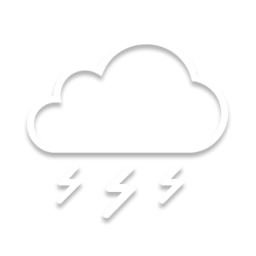
#> input picture assets/weather/0.png, 256 x 256 px; its folder holds only this picture in this run
$ python trace_weather_png_to_cairo.py
#> lines starting #> are read from the running program, lines starting #| are printed output that depends on the picture
#!/usr/bin/env python3
"""Trace the ORIGINAL weather artwork into native Cairo filled vector paths.

This is an offline asset-authoring tool. It is NOT called by Conky.

The 20 original weather PNGs (256x256) are the source of truth; their alpha
silhouettes, including cloud overlap and precipitation, are converted to
sub-pixel polygons. Five transparency layers retain soft edge antialiasing.
The existing measured clear-sun / clear-moon transforms identify the celestial
strokes; no clouds are redrawn or reconstructed from generic shapes.

Requires: Pillow, numpy, opencv-python and scikit-image ONLY to regenerate.
Runtime dependencies: Cairo (already used by Conky) and the generated Lua.

Run from repository root:
  python3 tools/trace_weather_png_to_cairo.py
"""
from pathlib import Path

import cv2
import numpy as np
from PIL import Image, ImageFilter
from skimage.measure import find_contours

ROOT = Path(__file__).resolve().parents[1]
ORIGINALS = ROOT / 'assets/weather'
OUTPUT = ROOT / 'lib/Weather_Icon_Paths.lua'
IDS = (0, 5, 6, 9, 13, 14, 17, 20, 26, 29, 30, 31, 32, 33,
       34, 37, 41, 45, 46, 47)
# (standalone icon, scale, x offset, y offset) on the original 256px canvas.
CELESTIAL = {
    29: (31, 0.900, 52, 13),
    30: (32, 0.750, 49, 22),
    33: (31, 1.000, 15, 0),
    34: (32, 1.000, 0, 0),
    37: (32, 0.675, 57, 4),
    41: (32, 0.675, 57, 7),
    45: (31, 0.900, 57, -1),
    46: (31, 0.900, 62, -9),
    47: (31, 0.900, 51, -10),
}
# Five opacity bands reconstruct the original soft white outlines rather than
# thick procedural strokes with arbitrary clouds and sun/moon geometry.
THRESHOLDS = (.025, .12, .28, .52, .84)
EFFECTIVE = (.055, .19, .40, .69, 1.0)
OPACITIES = [EFFECTIVE[0]] + [
    (EFFECTIVE[i] - EFFECTIVE[i - 1]) / (1 - EFFECTIVE[i - 1])
    for i in range(1, len(EFFECTIVE))
]
SIMPLIFY_PX = .48

# The original cloud outlines form enclosed dark cavities below the sun/moon.
# Those cavities are reliable guides to the *cloud strokes* at intersections:
# otherwise the 7px-dilated celestial template mistakenly claims cloud ink.
# Counts refer to the fixed, user-supplied source pack, not generic clouds.
CLOUD_CAVITIES = {
    29: 1, 30: 2, 33: 1, 34: 1, 37: 2, 41: 2,
    45: 2, 46: 2, 47: 2,
}
# All nine compound icons have a foreground cloud that must remain white at
# celestial contact points. Six also contain a separate rear cloud.
FRONT_CLOUD_ICONS = frozenset((29, 30, 33, 34, 37, 41, 45, 46, 47))
REAR_CLOUD_ICONS = frozenset((30, 37, 41, 45, 46, 47))
# In 30/37/41, standalone sun rays are visibly drawn inside the rear cloud.
# Preserve those disconnected sun-ray strokes; only the *cloud boundary*
# outranks the central sun disk at its intersections. For 34 the bottom ray
# meets the foreground cloud seam and must not recolor that edge.
PRESERVE_SUN_RAYS = frozenset((30, 37, 41))
CLOUD_EDGE_OUTER_PX = 9
CLOUD_EDGE_INNER_PX = 2


def load_icon(icon_id):
#> called with icon_id = 0
    return Image.open(ORIGINALS / f'{icon_id}.png').convert('RGBA')
#> returned value is the input picture: PIL image 256x256 RGBA; mean R, G, B, A 26.1, 26.1, 26.1, 23.1


# [90 lines left out: functions sun_rays_on_compound, cloud_seam_mask, foreground_cloud_mask, not called in this run]


def separate_intensity(icon_id):
    """Return back-white, celestial-gold and foreground-white ink layers."""
    image = load_icon(icon_id)
    if image.size != (256, 256):
        raise ValueError(f'{icon_id}: icon must be 256x256')
    rgba = np.asarray(image).astype(np.float32)
    intensity = (rgba[:, :, 3] / 255.0) * (rgba[:, :, 0] / 255.0)
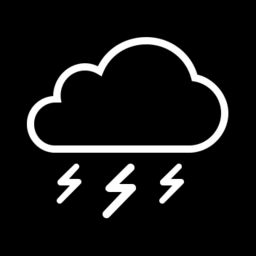
#> intensity: shape (256, 256) float32; min 0, max 1, mean 0.0795
    if icon_id in (31, 32):
        return np.zeros_like(intensity), intensity, np.zeros_like(intensity)
    if icon_id not in CELESTIAL:
        return intensity, np.zeros_like(intensity), np.zeros_like(intensity)

    template_id, scale, dx, dy = CELESTIAL[icon_id]
    ref = load_icon(template_id).getchannel('A')
    inv = 1 / scale
    guidance = ref.transform(
        (256, 256), Image.Transform.AFFINE,
        (inv, 0, -dx * inv, 0, inv, -dy * inv),
        resample=Image.Resampling.BILINEAR,
    )
    guide = guidance.point(lambda x: 255 if x > 60 else 0).filter(
        ImageFilter.MaxFilter(7))
    celestial_mask = np.asarray(guide) > 0
    celestial = intensity * celestial_mask

    # The celestial stroke is behind the foreground cloud. On the six
    # two-cloud icons it also passes over the separate rear cloud; on 29/33/34
    # the sole cloud is foreground. Split the foreground outline into its own
    # pass so white cloud ink cleanly occludes gold at every contact.
    foreground = foreground_cloud_mask(icon_id, intensity)
    celestial[foreground > 0] = 0
    neutral_back = np.maximum(0, intensity - foreground - celestial)
    return neutral_back, celestial, foreground


def contours(intensity, threshold):
    """Trace original pixel-level isocontours at subpixel accuracy."""
    padded = np.pad(np.asarray(intensity, dtype=np.float32), 1)
    rings = []
    for contour in find_contours(padded, threshold, fully_connected='high'):
        # skimage coordinates refer to pixel centers, while Cairo coordinates
        # refer to pixel edges. +0.5 aligns traced contours to original PNG.
        xy = np.asarray(contour[:, ::-1] - 0.5, dtype=np.float32)
        poly = cv2.approxPolyDP(xy.reshape(-1, 1, 2), SIMPLIFY_PX,
                               closed=True).reshape(-1, 2)
        if len(poly) >= 3:
            rings.append(poly)
    return rings


def fmt(v):
    return format(float(np.around(v, 1)), '.1f').rstrip('0').rstrip('.') if '.' in format(float(np.around(v, 1)), '.1f') else str(v)


def format_tier(loops):
    if not loops:
        return '{}'
    chunks = []
    for loop in loops:
        coords = [fmt(v) for pair in loop for v in pair]
        chunks.append('{' + ','.join(coords) + '}')
    return '{' + ','.join(chunks) + '}'


def generate():
    sections = [
        '-- AUTOGENERATED from assets/weather/*.png. DO NOT HAND EDIT.\n',
        '-- Rebuild with: python3 tools/trace_weather_png_to_cairo.py\n',
        '-- All original clouds, overlapping cloud silhouettes, rays, crescents\n',
        '-- and weather marks come from pixel-accurate source contours.\n',
        '-- Coordinates use the ORIGINAL 256x256 icon canvas.\n',
        'return {\n',
    ]
    for icon_id in IDS:
        neutral, celestial, foreground = separate_intensity(icon_id)
#> celestial: shape (256, 256) float32; every value is 0
        sections.append(f'[{icon_id}]={{\n')
        for label, ink in (('n', neutral), ('c', celestial), ('f', foreground)):
            if not np.any(ink):
                continue
            sections.append(f'  {label}={{\n')
            for threshold in THRESHOLDS:
                rings = contours(ink, threshold)
                sections.append('    ' + format_tier(rings) + ',\n')
            sections.append('  },\n')
#> this loop made 3 passes
#> label on passes 1 to 3: 'n', 'c', 'f'
#> pass 1, in contours, `padded = np.pad(np.asarray(intensity, dtype=np.float32), 1)`:
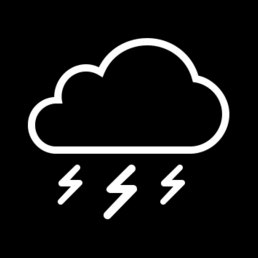
#> padded: shape (258, 258) float32; min 0, max 1, mean 0.0782
#> after the loop, sections = 14 items
        sections.append('},\n')
    sections.append('}\n')
    OUTPUT.write_text(''.join(sections), encoding='utf8')
    print(f'Traced {len(IDS)} weather PNGs -> {OUTPUT} '
          f'({OUTPUT.stat().st_size:,} bytes)')


if __name__ == '__main__':
#> (the run stopped early here; a loop or call above may not have finished)
